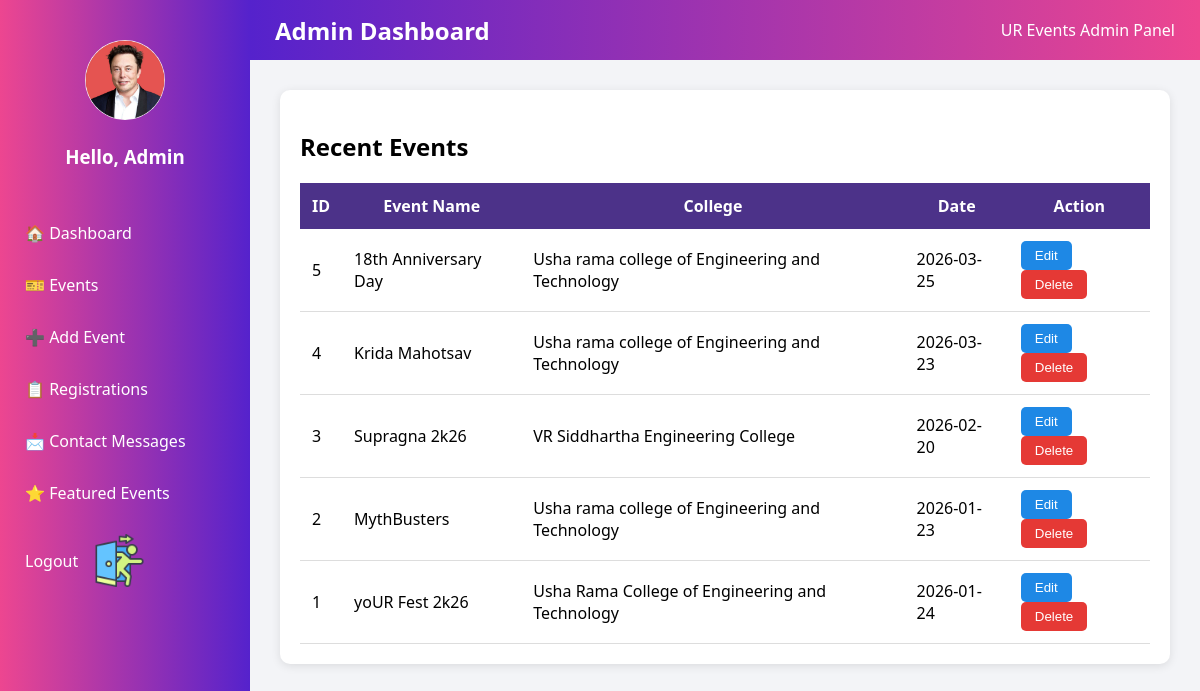
The app's page /admin/dashboard (signed in) with its own data.
### tables this page shows
CREATE TABLE events (
        id INTEGER PRIMARY KEY AUTOINCREMENT,
        title TEXT NOT NULL,
        college TEXT,
        date TEXT,
        time TEXT,
        venue TEXT,
        description TEXT,
        category TEXT,
        image TEXT,
        featured INTEGER DEFAULT 0
    );

### app.py (the view)
@app.route("/admin/dashboard")
def admin_dashboard():
    if not session.get("admin"):
        return redirect("/admin/login")
    conn = get_db_connection()
    events = conn.execute("SELECT * FROM events ORDER BY id DESC LIMIT 10").fetchall()
    conn.close()
    return render_template("admin_dashboard.html", events=events)

### app.py (called while the page is built)
def get_db_connection():
    conn = sqlite3.connect(DATABASE)
    conn.row_factory = sqlite3.Row
    return conn

### templates/admin_dashboard.html (shortened to what this page needs)
<!DOCTYPE html>
<html>
<head>
</head>
<body>
<div class="sidebar">
    <div class="admin-profile">
        <img src="{{ url_for('static', filename='images/Elon_musk.jpg') }}">
        <h3>Hello, Admin</h3>
    </div>
    <a href="/admin/dashboard">🏠 Dashboard</a>
    <a href="#">🎫 Events</a>
    <a href="/admin/add-event">➕ Add Event</a>
    <a href="/admin/registrations">📋 Registrations</a>
    <a href="/admin/messages">📩 Contact Messages</a>
    <a href="#">⭐ Featured Events</a>
    <a href="/admin/logout" style="display: flex;align-items: center;gap: 15px;">
         Logout <img src="{{ url_for('static', filename='images/exit.png') }}" style="width:53px;"></a>
</div>
<div class="main">
    <div class="topbar">
        <h2>Admin Dashboard</h2>
        <div>UR Events Admin Panel</div>
    </div>
    <div class="content">
        <div class="card">
            <h2>Recent Events</h2>
            <table>
                <tr>
                    <th>ID</th>
                    <th>Event Name</th>
                    <th>College</th>
                    <th>Date</th>
                    <th>Action</th>
                </tr>
                {% for e in events %}
                <tr>
                    <td>{{ e.id }}</td>
                    <td>{{ e.title }}</td>
                    <td>{{ e.college }}</td>
                    <td>{{ e.date }}</td>
                    <td>
                        <a href="/admin/update/{{ e.id }}">
                            <button class="btn edit">Edit</button>
                        </a>
                        <a href="/admin/delete/{{ e.id }}">
                            <button class="btn delete">Delete</button>
                        </a>
                    </td>
                </tr>
                {% endfor %}
            </table>
        </div>
    </div>
</div>
</body>
</html>

### templates/admin_dashboard.html (style rules this page uses)
body { margin:0; font-family: 'Segoe UI', sans-serif; background:#f3f4f7; }
.sidebar { position:fixed; width:250px; height:100%; background: linear-gradient(to right, #ED4690, #5522CC); color:white; padding-top:20px; }
.admin-profile { text-align:center; padding:20px; }
.admin-profile img { width:80px; border-radius:50%; }
.sidebar a { display:block; padding:15px 25px; color:white; text-decoration:none; font-size:16px; }
.main { margin-left:250px; }
.topbar { background:linear-gradient(to left, #ED4690, #5522CC); height:60px; display:flex; justify-content:space-between; align-items:center; padding:0 25px; color:white; }
.content { padding:30px; }
.card { background:white; padding:20px; border-radius:10px; box-shadow:0 2px 10px rgba(0,0,0,0.1); }
table { width:100%; border-collapse:collapse; }
th { background:#4c3289; color:white; padding:12px; }
td { padding:12px; border-bottom:1px solid #ddd; }
.btn { padding:7px 14px; border:none; border-radius:5px; cursor:pointer; color:white; }
.edit { background:#1e88e5; }
.delete { background:#e53935; }

### records on screen
events: id "5", title "18th Anniversary Day", college "Usha rama college of Engineering and Technology", date "2026-03-25"
events: id "4", title "Krida Mahotsav", college "Usha rama college of Engineering and Technology", date "2026-03-23"
events: id "3", title "Supragna 2k26", college "VR Siddhartha Engineering College", date "2026-02-20"
events: id "2", title "MythBusters", college "Usha rama college of Engineering and Technology", date "2026-01-23"
events: id "1", title "yoUR Fest 2k26", college "Usha Rama College of Engineering and Technology", date "2026-01-24"
